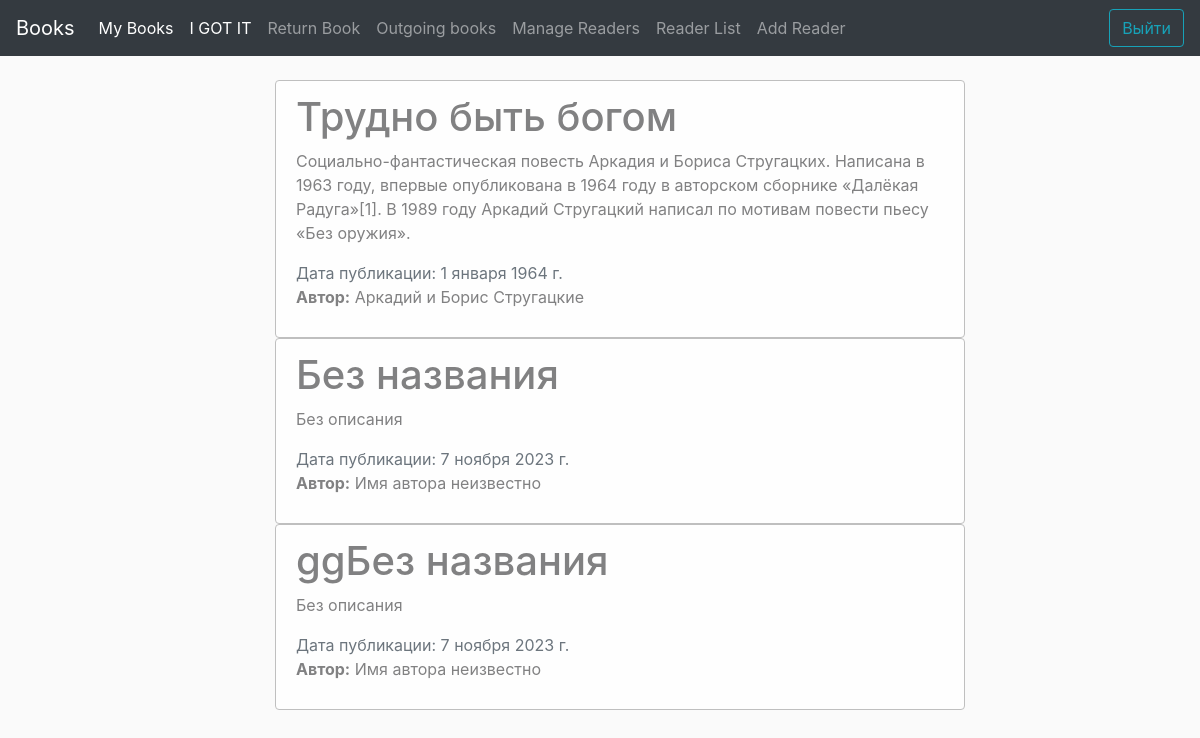
The app's page / (signed in) with its own data.
### station/models.py (models this page shows)
class Book(models.Model):
    title = models.CharField('Название книги', max_length=100, default='Без названия', unique=True)
    text = models.TextField('Описание книги', default='Без описания')
    date = models.DateField('Дата выхода')
    author = models.CharField('Автор',max_length=150, default='Имя автора неизвестно')
    status_choices = [
        ('available', 'Доступна'),
        ('checked_out', 'На руках'),
    ]
    status = models.CharField(max_length=20, choices=status_choices, default='available')
    class Meta:
        verbose_name = 'Book'
        verbose_name_plural = 'Books'

### station/views.py (the view)
# urls.py: path('', views.home, name='Home'),
@login_required
def home(request):
    available_books = Book.objects.filter(status='available')
    return render(request, 'station/home.html', {'available_books': available_books})

### station/templates/station/home.html (shortened to what this page needs)
{% extends 'station/base.html' %}
{% block content %}
    <ul>
        {% for book in available_books %}
            <div class="alert alert-light" style="margin: 0 auto; width: 100%";>
               <h1>{{ book.title }}</h1>
               <p>{{ book.text }}</p>
               <span class="text-muted">Дата публикации: {{ book.date }}</span>
               <p><b>Автор:</b> {{ book.author }} </p>
           </div>
        {% empty %}
            <li>Нет доступных книг.
        {% endfor %}
    </ul>
{% endblock %}

### station/templates/station/base.html (shortened to what this page needs)
{% load static %}
<!DOCTYPE html>
<html lang="en">
<head>
  <link rel="stylesheet" href="https://stackpath.bootstrapcdn.com/bootstrap/4.5.0/css/bootstrap.min.css">
  <link rel="stylesheet" href="{% static 'station/main.css' %}">
</head>
<body>
  <nav class="navbar navbar-expand-lg navbar-dark bg-dark">
    <a class="navbar-brand" href="{% url 'Home' %}">Books</a>
    <div class="collapse navbar-collapse" id="navbarsExample09">
      <ul class="navbar-nav mr-auto">
        <li class="nav-item active">
          <a class="nav-link" href="{% url 'my_books' %}">My Books</a>
        </li>
        <li class="nav-item active">
          <a class="nav-link" href="{% url 'read_books' %}">I GOT IT</a>
        </li>
        {% if user.is_staff %}
        <li class="nav-item">
          <a class="nav-link" href="{% url 'return_book' %}">Return Book</a>
        </li>
        <li class="nav-item">
          <a class="nav-link" href="{% url 'issue_book' %}">Outgoing books</a>
        </li>
        <li class="nav-item">
          <a class="nav-link" href="{% url 'manage_readers' %}">Manage Readers</a>
        </li>
        <li class="nav-item">
          <a class="nav-link" href="{% url 'reader_list' %}">Reader List</a>
        </li>
        <li class="nav-item">
          <a class="nav-link" href="{% url 'add_reader' %}">Add Reader</a>
        </li>
        {% endif %}
      </ul>
      {% if not user.is_authenticated %}
      <a href="{% url 'registrate' %}">
        <button class="btn btn-outline-warning">Регистрация</button>
      </a>
      <a href="{% url 'user' %}" class="ml-2">
        <button class="btn btn-outline-info">Войти</button>
      </a>
      {% else %}
      <a href="{% url 'exit' %}" class="ml-2">
        <button class="btn btn-outline-info">Выйти</button>
      </a>
      {% endif %}
    </div>
  </nav>
  <div class="container mt-4" >
    <div class="row">
      <div class="col-md-8 mx-auto">
        {% block content %}
        {% endblock %}
      </div>
    </div>
  </div>
</body>
</html>

### station/static/station/main.css (style rules this page uses)
body { background: #fafafa; }
.alert-light { border-color: #bfbfbf; }

### records on screen
Book: title "Трудно быть богом", text "Социально-фантастическая повесть Аркадия и Бориса Стругацких. Написана в 1963 году, впервые опубликована в 1964 году в авторском сборнике «Далёкая Радуга»[1]. В 1989 году Аркадий Стругацкий написал по мотивам повести пьесу «Без оружия».", date "1 января 1964 г.", author "Аркадий и Борис Стругацкие"
Book: title "Без названия", text "Без описания", date "7 ноября 2023 г.", author "Имя автора неизвестно"
Book: title "ggБез названия", text "Без описания", date "7 ноября 2023 г.", author "Имя автора неизвестно"
